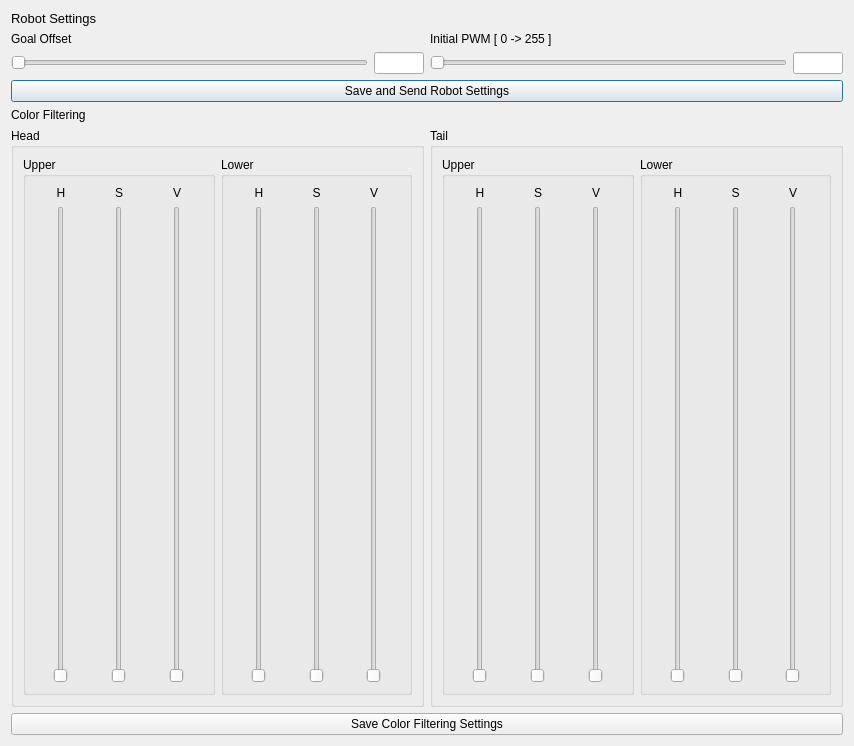
<?xml version="1.0" encoding="UTF-8"?>
<ui version="4.0">
 <class>Dialog</class>
 <widget class="QDialog" name="Dialog">
  <property name="geometry">
   <rect>
    <x>0</x>
    <y>0</y>
    <width>854</width>
    <height>746</height>
   </rect>
  </property>
  <property name="windowTitle">
   <string>Dialog</string>
  </property>
  <layout class="QVBoxLayout" name="verticalLayout">
   <item>
    <widget class="QLabel" name="label_10">
     <property name="text">
      <string>&lt;html&gt;&lt;head/&gt;&lt;body&gt;&lt;p&gt;&lt;span style=&quot; font-size:10pt;&quot;&gt;Robot Settings&lt;/span&gt;&lt;/p&gt;&lt;/body&gt;&lt;/html&gt;</string>
     </property>
    </widget>
   </item>
   <item>
    <layout class="QGridLayout" name="gridLayout">
     <item row="1" column="0">
      <layout class="QHBoxLayout" name="horizontalLayout_3">
       <item>
        <widget class="QSlider" name="horizontalSlider">
         <property name="sizePolicy">
          <sizepolicy hsizetype="Expanding" vsizetype="Fixed">
           <horstretch>3</horstretch>
           <verstretch>0</verstretch>
          </sizepolicy>
         </property>
         <property name="orientation">
          <enum>Qt::Horizontal</enum>
         </property>
        </widget>
       </item>
       <item>
        <widget class="QLineEdit" name="lineEdit">
         <property name="sizePolicy">
          <sizepolicy hsizetype="Fixed" vsizetype="Fixed">
           <horstretch>1</horstretch>
           <verstretch>0</verstretch>
          </sizepolicy>
         </property>
         <property name="maximumSize">
          <size>
           <width>50</width>
           <height>16777215</height>
          </size>
         </property>
        </widget>
       </item>
      </layout>
     </item>
     <item row="1" column="1">
      <layout class="QHBoxLayout" name="horizontalLayout_8">
       <item>
        <widget class="QSlider" name="initial_pwm_slider">
         <property name="sizePolicy">
          <sizepolicy hsizetype="Expanding" vsizetype="Fixed">
           <horstretch>3</horstretch>
           <verstretch>3</verstretch>
          </sizepolicy>
         </property>
         <property name="orientation">
          <enum>Qt::Horizontal</enum>
         </property>
        </widget>
       </item>
       <item>
        <widget class="QLineEdit" name="lineEdit_2">
         <property name="sizePolicy">
          <sizepolicy hsizetype="Fixed" vsizetype="Fixed">
           <horstretch>1</horstretch>
           <verstretch>0</verstretch>
          </sizepolicy>
         </property>
         <property name="maximumSize">
          <size>
           <width>50</width>
           <height>16777215</height>
          </size>
         </property>
        </widget>
       </item>
      </layout>
     </item>
     <item row="0" column="0">
      <widget class="QLabel" name="label_8">
       <property name="text">
        <string>Goal Offset</string>
       </property>
      </widget>
     </item>
     <item row="0" column="1">
      <widget class="QLabel" name="label_9">
       <property name="text">
        <string>Initial PWM [ 0 -&gt; 255 ]</string>
       </property>
      </widget>
     </item>
    </layout>
   </item>
   <item>
    <widget class="QPushButton" name="save_robot_btn">
     <property name="text">
      <string>Save and Send Robot Settings</string>
     </property>
    </widget>
   </item>
   <item>
    <widget class="QLabel" name="label_7">
     <property name="text">
      <string>&lt;html&gt;&lt;head/&gt;&lt;body&gt;&lt;p&gt;&lt;span style=&quot; font-size:9pt;&quot;&gt;Color Filtering&lt;/span&gt;&lt;/p&gt;&lt;/body&gt;&lt;/html&gt;</string>
     </property>
    </widget>
   </item>
   <item>
    <layout class="QHBoxLayout" name="horizontalLayout_4">
     <item>
      <widget class="QGroupBox" name="groupBox_2">
       <property name="title">
        <string>Head</string>
       </property>
       <layout class="QVBoxLayout" name="verticalLayout_9">
        <item>
         <layout class="QHBoxLayout" name="horizontalLayout">
          <item>
           <widget class="QGroupBox" name="groupBox_6">
            <property name="title">
             <string>Upper</string>
            </property>
            <layout class="QHBoxLayout" name="horizontalLayout_11">
             <item>
              <layout class="QVBoxLayout" name="verticalLayout_17">
               <item>
                <widget class="QLabel" name="label_16">
                 <property name="text">
                  <string>H</string>
                 </property>
                 <property name="alignment">
                  <set>Qt::AlignCenter</set>
                 </property>
                </widget>
               </item>
               <item alignment="Qt::AlignHCenter">
                <widget class="QSlider" name="h_upper_H">
                 <property name="enabled">
                  <bool>true</bool>
                 </property>
                 <property name="sizePolicy">
                  <sizepolicy hsizetype="Fixed" vsizetype="Expanding">
                   <horstretch>0</horstretch>
                   <verstretch>0</verstretch>
                  </sizepolicy>
                 </property>
                 <property name="layoutDirection">
                  <enum>Qt::LeftToRight</enum>
                 </property>
                 <property name="orientation">
                  <enum>Qt::Vertical</enum>
                 </property>
                </widget>
               </item>
              </layout>
             </item>
             <item>
              <layout class="QVBoxLayout" name="verticalLayout_18">
               <item>
                <widget class="QLabel" name="label_17">
                 <property name="text">
                  <string>S</string>
                 </property>
                 <property name="alignment">
                  <set>Qt::AlignCenter</set>
                 </property>
                </widget>
               </item>
               <item alignment="Qt::AlignHCenter">
                <widget class="QSlider" name="h_upper_S">
                 <property name="enabled">
                  <bool>true</bool>
                 </property>
                 <property name="sizePolicy">
                  <sizepolicy hsizetype="Fixed" vsizetype="Expanding">
                   <horstretch>0</horstretch>
                   <verstretch>0</verstretch>
                  </sizepolicy>
                 </property>
                 <property name="layoutDirection">
                  <enum>Qt::LeftToRight</enum>
                 </property>
                 <property name="orientation">
                  <enum>Qt::Vertical</enum>
                 </property>
                </widget>
               </item>
              </layout>
             </item>
             <item>
              <layout class="QVBoxLayout" name="verticalLayout_19">
               <item>
                <widget class="QLabel" name="label_18">
                 <property name="text">
                  <string>V</string>
                 </property>
                 <property name="alignment">
                  <set>Qt::AlignCenter</set>
                 </property>
                </widget>
               </item>
               <item alignment="Qt::AlignHCenter">
                <widget class="QSlider" name="h_upper_V">
                 <property name="enabled">
                  <bool>true</bool>
                 </property>
                 <property name="sizePolicy">
                  <sizepolicy hsizetype="Fixed" vsizetype="Expanding">
                   <horstretch>0</horstretch>
                   <verstretch>0</verstretch>
                  </sizepolicy>
                 </property>
                 <property name="layoutDirection">
                  <enum>Qt::LeftToRight</enum>
                 </property>
                 <property name="orientation">
                  <enum>Qt::Vertical</enum>
                 </property>
                </widget>
               </item>
              </layout>
             </item>
            </layout>
           </widget>
          </item>
          <item>
           <widget class="QGroupBox" name="groupBox_3">
            <property name="title">
             <string>Lower</string>
            </property>
            <layout class="QHBoxLayout" name="horizontalLayout_6">
             <item>
              <layout class="QVBoxLayout" name="verticalLayout_4">
               <item>
                <widget class="QLabel" name="label_3">
                 <property name="text">
                  <string>H</string>
                 </property>
                 <property name="alignment">
                  <set>Qt::AlignCenter</set>
                 </property>
                </widget>
               </item>
               <item alignment="Qt::AlignHCenter">
                <widget class="QSlider" name="h_lower_H">
                 <property name="enabled">
                  <bool>true</bool>
                 </property>
                 <property name="sizePolicy">
                  <sizepolicy hsizetype="Fixed" vsizetype="Expanding">
                   <horstretch>0</horstretch>
                   <verstretch>0</verstretch>
                  </sizepolicy>
                 </property>
                 <property name="layoutDirection">
                  <enum>Qt::LeftToRight</enum>
                 </property>
                 <property name="orientation">
                  <enum>Qt::Vertical</enum>
                 </property>
                </widget>
               </item>
              </layout>
             </item>
             <item>
              <layout class="QVBoxLayout" name="verticalLayout_2">
               <item>
                <widget class="QLabel" name="label">
                 <property name="text">
                  <string>S</string>
                 </property>
                 <property name="alignment">
                  <set>Qt::AlignCenter</set>
                 </property>
                </widget>
               </item>
               <item alignment="Qt::AlignHCenter">
                <widget class="QSlider" name="h_lower_S">
                 <property name="enabled">
                  <bool>true</bool>
                 </property>
                 <property name="sizePolicy">
                  <sizepolicy hsizetype="Fixed" vsizetype="Expanding">
                   <horstretch>0</horstretch>
                   <verstretch>0</verstretch>
                  </sizepolicy>
                 </property>
                 <property name="layoutDirection">
                  <enum>Qt::LeftToRight</enum>
                 </property>
                 <property name="orientation">
                  <enum>Qt::Vertical</enum>
                 </property>
                </widget>
               </item>
              </layout>
             </item>
             <item>
              <layout class="QVBoxLayout" name="verticalLayout_3">
               <item>
                <widget class="QLabel" name="label_2">
                 <property name="text">
                  <string>V</string>
                 </property>
                 <property name="alignment">
                  <set>Qt::AlignCenter</set>
                 </property>
                </widget>
               </item>
               <item alignment="Qt::AlignHCenter">
                <widget class="QSlider" name="h_lower_V">
                 <property name="enabled">
                  <bool>true</bool>
                 </property>
                 <property name="sizePolicy">
                  <sizepolicy hsizetype="Fixed" vsizetype="Expanding">
                   <horstretch>0</horstretch>
                   <verstretch>0</verstretch>
                  </sizepolicy>
                 </property>
                 <property name="layoutDirection">
                  <enum>Qt::LeftToRight</enum>
                 </property>
                 <property name="orientation">
                  <enum>Qt::Vertical</enum>
                 </property>
                </widget>
               </item>
              </layout>
             </item>
            </layout>
           </widget>
          </item>
         </layout>
        </item>
       </layout>
      </widget>
     </item>
     <item>
      <widget class="QGroupBox" name="groupBox_7">
       <property name="title">
        <string>Tail</string>
       </property>
       <layout class="QVBoxLayout" name="verticalLayout_8">
        <item>
         <layout class="QHBoxLayout" name="horizontalLayout_2">
          <item>
           <widget class="QGroupBox" name="groupBox_4">
            <property name="title">
             <string>Upper</string>
            </property>
            <layout class="QHBoxLayout" name="horizontalLayout_7">
             <item>
              <layout class="QVBoxLayout" name="verticalLayout_7">
               <item>
                <widget class="QLabel" name="label_6">
                 <property name="text">
                  <string>H</string>
                 </property>
                 <property name="alignment">
                  <set>Qt::AlignCenter</set>
                 </property>
                </widget>
               </item>
               <item alignment="Qt::AlignHCenter">
                <widget class="QSlider" name="t_upper_H">
                 <property name="enabled">
                  <bool>true</bool>
                 </property>
                 <property name="sizePolicy">
                  <sizepolicy hsizetype="Fixed" vsizetype="Expanding">
                   <horstretch>0</horstretch>
                   <verstretch>0</verstretch>
                  </sizepolicy>
                 </property>
                 <property name="layoutDirection">
                  <enum>Qt::LeftToRight</enum>
                 </property>
                 <property name="orientation">
                  <enum>Qt::Vertical</enum>
                 </property>
                </widget>
               </item>
              </layout>
             </item>
             <item>
              <layout class="QVBoxLayout" name="verticalLayout_6">
               <item>
                <widget class="QLabel" name="label_5">
                 <property name="text">
                  <string>S</string>
                 </property>
                 <property name="alignment">
                  <set>Qt::AlignCenter</set>
                 </property>
                </widget>
               </item>
               <item alignment="Qt::AlignHCenter">
                <widget class="QSlider" name="t_upper_S">
                 <property name="enabled">
                  <bool>true</bool>
                 </property>
                 <property name="sizePolicy">
                  <sizepolicy hsizetype="Fixed" vsizetype="Expanding">
                   <horstretch>0</horstretch>
                   <verstretch>0</verstretch>
                  </sizepolicy>
                 </property>
                 <property name="layoutDirection">
                  <enum>Qt::LeftToRight</enum>
                 </property>
                 <property name="orientation">
                  <enum>Qt::Vertical</enum>
                 </property>
                </widget>
               </item>
              </layout>
             </item>
             <item>
              <layout class="QVBoxLayout" name="verticalLayout_5">
               <item>
                <widget class="QLabel" name="label_4">
                 <property name="text">
                  <string>V</string>
                 </property>
                 <property name="alignment">
                  <set>Qt::AlignCenter</set>
                 </property>
                </widget>
               </item>
               <item alignment="Qt::AlignHCenter">
                <widget class="QSlider" name="t_upper_V">
                 <property name="enabled">
                  <bool>true</bool>
                 </property>
                 <property name="sizePolicy">
                  <sizepolicy hsizetype="Fixed" vsizetype="Expanding">
                   <horstretch>0</horstretch>
                   <verstretch>0</verstretch>
                  </sizepolicy>
                 </property>
                 <property name="layoutDirection">
                  <enum>Qt::LeftToRight</enum>
                 </property>
                 <property name="orientation">
                  <enum>Qt::Vertical</enum>
                 </property>
                </widget>
               </item>
              </layout>
             </item>
            </layout>
           </widget>
          </item>
          <item>
           <widget class="QGroupBox" name="groupBox_5">
            <property name="title">
             <string>Lower</string>
            </property>
            <layout class="QHBoxLayout" name="horizontalLayout_10">
             <item>
              <layout class="QVBoxLayout" name="verticalLayout_14">
               <item>
                <widget class="QLabel" name="label_13">
                 <property name="text">
                  <string>H</string>
                 </property>
                 <property name="alignment">
                  <set>Qt::AlignCenter</set>
                 </property>
                </widget>
               </item>
               <item alignment="Qt::AlignHCenter">
                <widget class="QSlider" name="t_lower_H">
                 <property name="enabled">
                  <bool>true</bool>
                 </property>
                 <property name="sizePolicy">
                  <sizepolicy hsizetype="Fixed" vsizetype="Expanding">
                   <horstretch>0</horstretch>
                   <verstretch>0</verstretch>
                  </sizepolicy>
                 </property>
                 <property name="layoutDirection">
                  <enum>Qt::LeftToRight</enum>
                 </property>
                 <property name="orientation">
                  <enum>Qt::Vertical</enum>
                 </property>
                </widget>
               </item>
              </layout>
             </item>
             <item>
              <layout class="QVBoxLayout" name="verticalLayout_15">
               <item>
                <widget class="QLabel" name="label_14">
                 <property name="text">
                  <string>S</string>
                 </property>
                 <property name="alignment">
                  <set>Qt::AlignCenter</set>
                 </property>
                </widget>
               </item>
               <item alignment="Qt::AlignHCenter">
                <widget class="QSlider" name="t_lower_S">
                 <property name="enabled">
                  <bool>true</bool>
                 </property>
                 <property name="sizePolicy">
                  <sizepolicy hsizetype="Fixed" vsizetype="Expanding">
                   <horstretch>0</horstretch>
                   <verstretch>0</verstretch>
                  </sizepolicy>
                 </property>
                 <property name="layoutDirection">
                  <enum>Qt::LeftToRight</enum>
                 </property>
                 <property name="orientation">
                  <enum>Qt::Vertical</enum>
                 </property>
                </widget>
               </item>
              </layout>
             </item>
             <item>
              <layout class="QVBoxLayout" name="verticalLayout_16">
               <item>
                <widget class="QLabel" name="label_15">
                 <property name="text">
                  <string>V</string>
                 </property>
                 <property name="alignment">
                  <set>Qt::AlignCenter</set>
                 </property>
                </widget>
               </item>
               <item alignment="Qt::AlignHCenter">
                <widget class="QSlider" name="t_lower_V">
                 <property name="enabled">
                  <bool>true</bool>
                 </property>
                 <property name="sizePolicy">
                  <sizepolicy hsizetype="Fixed" vsizetype="Expanding">
                   <horstretch>0</horstretch>
                   <verstretch>0</verstretch>
                  </sizepolicy>
                 </property>
                 <property name="layoutDirection">
                  <enum>Qt::LeftToRight</enum>
                 </property>
                 <property name="orientation">
                  <enum>Qt::Vertical</enum>
                 </property>
                </widget>
               </item>
              </layout>
             </item>
            </layout>
           </widget>
          </item>
         </layout>
        </item>
       </layout>
      </widget>
     </item>
    </layout>
   </item>
   <item>
    <widget class="QPushButton" name="save_color_btn">
     <property name="text">
      <string>Save Color Filtering Settings</string>
     </property>
    </widget>
   </item>
  </layout>
 </widget>
 <resources/>
 <connections/>
</ui>
